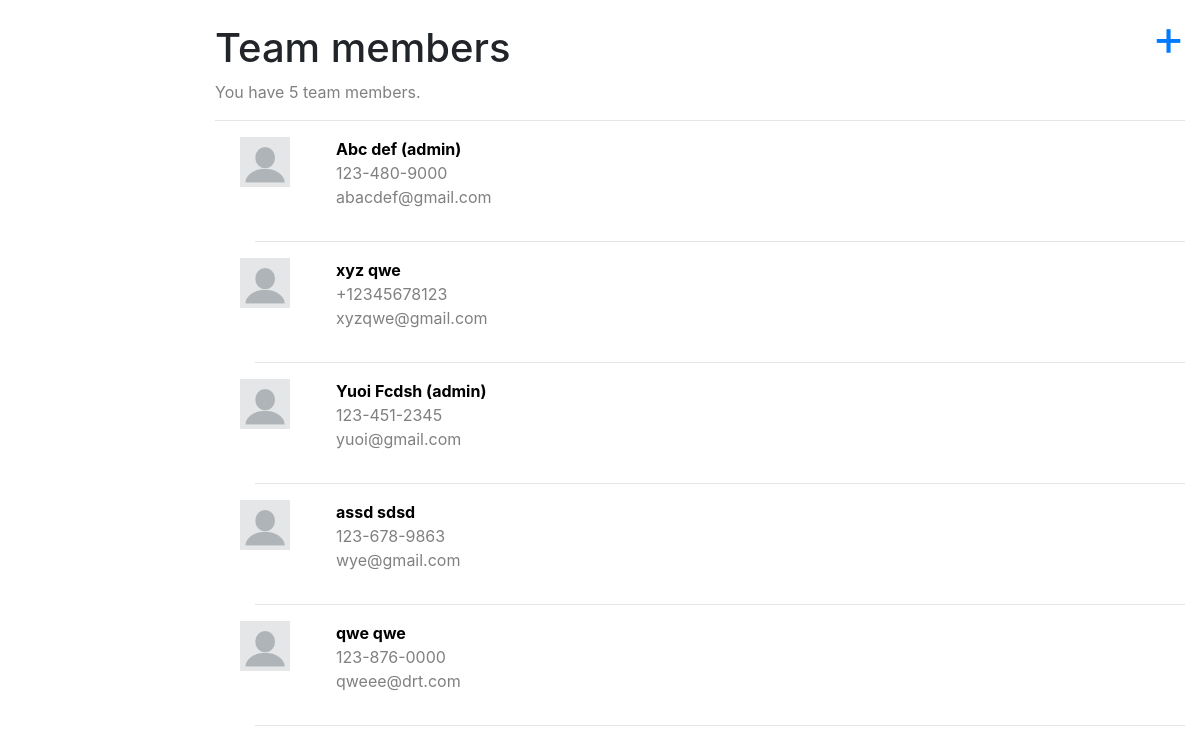
/users/, run on the app's committed database.
### catalog/models.py (models this page shows, shortened)
class Member(models.Model):
    id = models.UUIDField(primary_key=True, default=uuid.uuid4, help_text='Unique ID for a particular member')
    first_name = models.CharField(max_length=200)
    last_name = models.CharField(max_length=200)
    email_address = models.EmailField(max_length=254)
    phone_number = PhoneField(blank=True, help_text='Contact phone number')
    ROLE_STATUS = (
        ('r', 'Regular'),
        ('a', 'Admin'),
    )
    role = models.CharField(
        max_length=1,
        choices=ROLE_STATUS,
        blank=True,
        default='r',
        help_text='Role of the member',
    )

### catalog/views.py (the view)
# urls.py: path('', views.index, name='index'),
def index(request):
    num_members = Member.objects.all().count()
    all_members = Member.objects.all()
    admin_members = Member.objects.filter(role__exact='a')
    context = {
        'num_members': num_members,
        'admin_members': admin_members,
        'all_members': all_members,
    }
    return render(request, 'index.html', context=context)

### catalog/templates/index.html
{% extends "base_generic.html" %}
{% block content %}
  <a href="{% url 'member_add'  %}" style="float:right;font-size:50px;> <i class="fa fa-plus">+</i></a>
  <br>
  <h1>Team members</h1>
  <p style="color:grey">You have {{ num_members }} team members.</p>
  <hr />
  <ul>
	{% for member in all_members %}
				<a href="{% url 'member_edit' member.id %}">
					<div class="row">
						<div class="column left">
							<img src="../static/blank-profile-picture.png" style="width:50px;height:50px;">
						</div>
						<div class="column right">
							<b style="color:black"> {{ member.first_name }} {{ member.last_name }} {% if member in admin_members %}(admin){% endif %}</b>
							<p style="color:grey"> {{ member.phone_number }}<br>{{ member.email_address }} </p>
						</div>
					</div>
				</a>
			<hr />
	{% endfor %}
  </ul>
{% endblock %}

### catalog/templates/base_generic.html (shortened to what this page needs)
<!DOCTYPE html>
<html lang="en">
<head>
  <link rel="stylesheet" href="https://cdn.jsdelivr.net/npm/bootstrap@4.5.3/dist/css/bootstrap.min.css">
  {% load static %}
  <link rel="stylesheet" href="{% static 'css/styles.css' %}">
</head>
<body>
  <div class="container-fluid">
    <div class="row">
      <div class="col-sm-2">
      </div>
      <div class="col-sm-10 ">{% block content %}{% endblock %}</div>
    </div>
  </div>
</body>
</html>

### catalog/static/css/styles.css (style rules this page uses)
.column { float: left; }
.left { width: 10%; }
.right { width: 90%; }

### data on the page
Member: first_name "Abc", last_name "def", shows "(admin)", phone_number "123-480-9000", email_address "abacdef@gmail.com"
Member: first_name "xyz", last_name "qwe", phone_number "+12345678123", email_address "xyzqwe@gmail.com"
Member: first_name "Yuoi", last_name "Fcdsh", shows "(admin)", phone_number "123-451-2345", email_address "yuoi@gmail.com"
Member: first_name "assd", last_name "sdsd", phone_number "123-678-9863", email_address "wye@gmail.com"
Member: first_name "qwe", last_name "qwe", phone_number "123-876-0000", email_address "qweee@drt.com"

### other printed values
{{ num_members }} "5"
